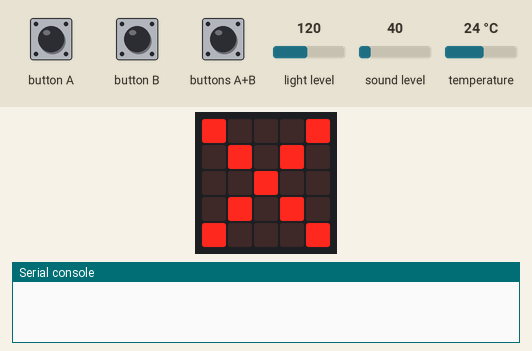
Simulated run of this program. Board: BBC micro:bit (MakeCode). On the bench: the board's 5×5 LED display, the last lines printed to the serial console. The inputs (shaded band) are chosen by the test bench; at power-on: light level 120, sound level 40, temperature 24 °C. Data-log rows are listed on the console.

Above: at 1.8 s.
1.9 s: button A pressed for 0.15 s
At 3.0 s:
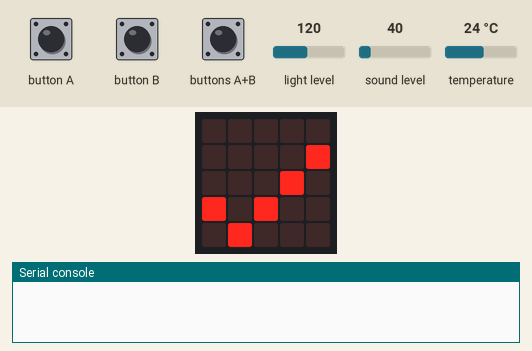
5.0 s: buttons A+B pressed for 0.15 s
At 6.3 s:
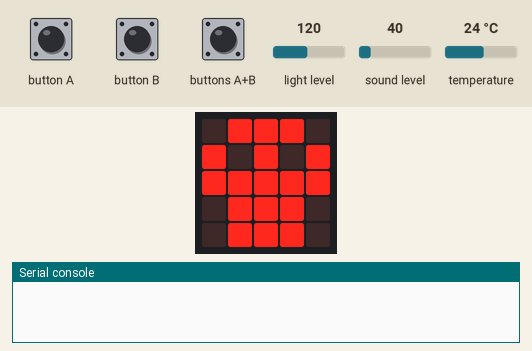
8.1 s: buttons A+B pressed for 1 s
12.1 s: button B pressed for 0.15 s
At 13.1 s:
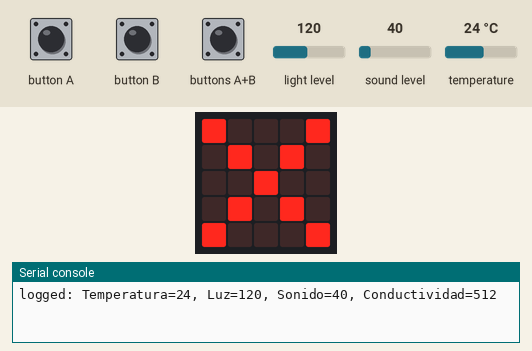
Timing chart, 0 to 14.7 s (numbered marks = the images above; inputs shaded):
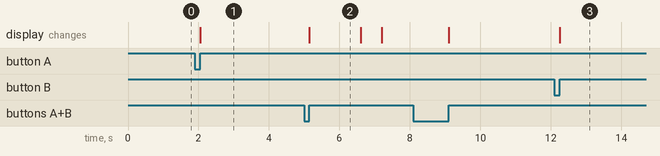

The program:

main.ts
```typescript
datalogger.onLogFull(function () {
    capturar_datos = false
    basic.showLeds(`
        # # # # #
        # # # # #
        # # # # #
        # # # # #
        # # # # #
        `)
})
input.onButtonPressed(Button.A, function () {
    capturar_datos = true
    basic.showIcon(IconNames.Yes)
})
input.onButtonPressed(Button.AB, function () {
    basic.showIcon(IconNames.Skull)
    datalogger.deleteLog()
    datalogger.setColumnTitles(
    "Temperatura",
    "Luz",
    "Sonido",
    "Conductividad"
    )
})
input.onButtonPressed(Button.B, function () {
    capturar_datos = false
    basic.showIcon(IconNames.No)
})
let capturar_datos = false
capturar_datos = false
basic.showIcon(IconNames.No)
datalogger.setColumnTitles(
"Temperatura",
"Luz",
"Sonido",
"Conductividad"
)
loops.everyInterval(6000, function () {
    if (capturar_datos) {
        basic.showIcon(IconNames.Heart)
        datalogger.log(
        datalogger.createCV("Temperatura", input.temperature()),
        datalogger.createCV("Luz", input.lightLevel()),
        datalogger.createCV("Sonido", input.soundLevel()),
        datalogger.createCV("Conductividad", pins.analogReadPin(AnalogReadWritePin.P1))
        )
        basic.clearScreen()
    }
})
```

test.ts
```typescript
// aquí va el archivo "tests"; esto no se compilará cuando este paquete se utilice como una extensión.
```

Measured:
- after the input at 1.9 s, the display: changes after 0.15 s (image 1)
- after the input at 5.0 s, the display: changes after 0.15 s (image 2)
- after the input at 12.1 s, the display: changes after 0.15 s (image 3)
- what the display in image 2 shows lasts 1.4 s, from 5.2 s to 6.6 s
